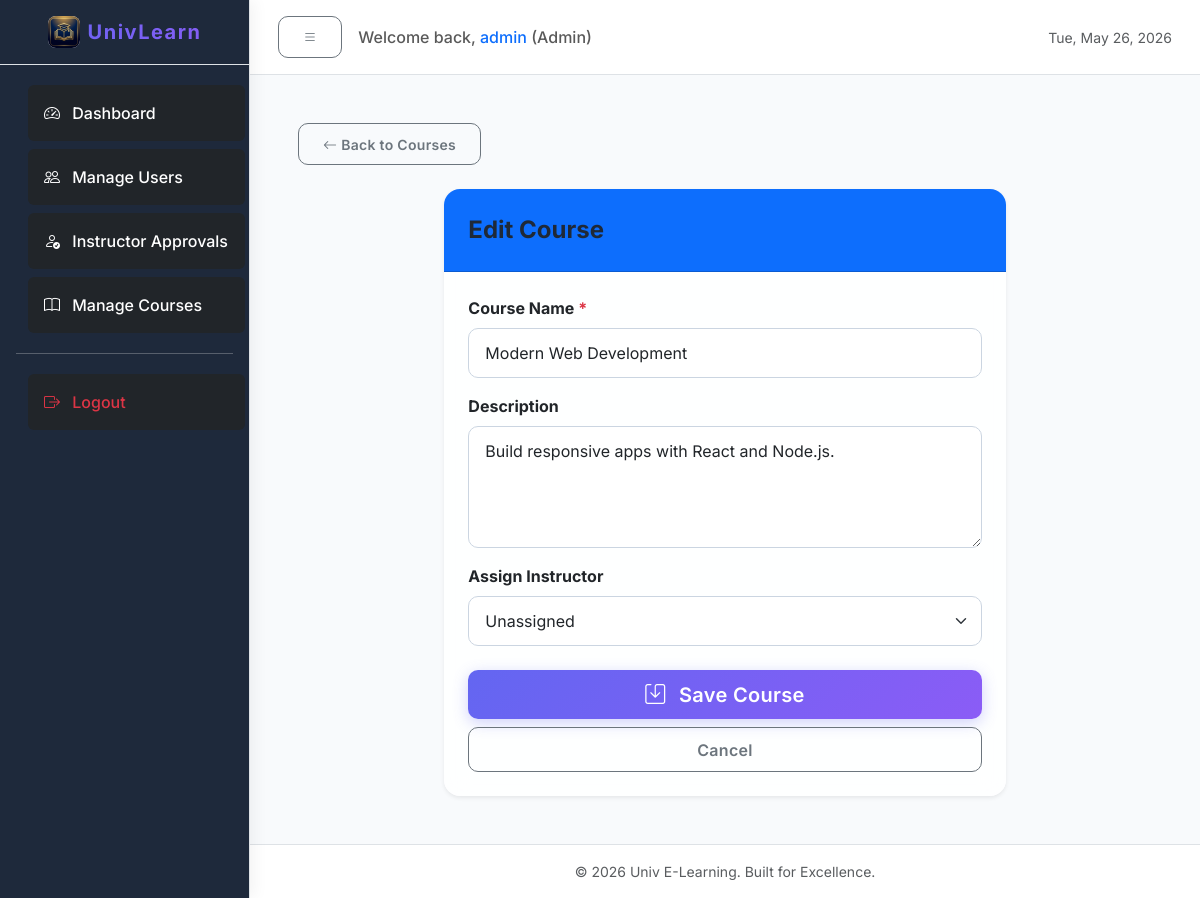
/index.php?page=admin-edit-course&id=2 (signed in), run on the app's committed database.
### tables this page shows
CREATE TABLE IF NOT EXISTS instructor_courses (
    InstructorCourseID INT AUTO_INCREMENT PRIMARY KEY,
    InstructorID INT NOT NULL,
    CourseID INT NOT NULL,
    AssignedAt TIMESTAMP DEFAULT CURRENT_TIMESTAMP,
    UNIQUE KEY unique_instructor_course (InstructorID, CourseID),
    FOREIGN KEY (InstructorID) REFERENCES users(UserID) ON DELETE CASCADE,
    FOREIGN KEY (CourseID) REFERENCES courses(CourseID) ON DELETE CASCADE
);

CREATE TABLE IF NOT EXISTS courses (
    CourseID INT AUTO_INCREMENT PRIMARY KEY,
    CourseName VARCHAR(100) NOT NULL,
    Description TEXT,
    CreatedAt TIMESTAMP DEFAULT CURRENT_TIMESTAMP
);

### app/controllers/AdminController.php (called while the page is built, shortened)
<?php
class AdminController {
    private $pdo;
    public function __construct($pdo) {
        $this->pdo = $pdo;
    }
    public function editCourse() {
        $course_id = $_GET['id'] ?? ($_POST['course_id'] ?? null);
        $stmt = $this->pdo->prepare("SELECT c.*, ic.InstructorID FROM courses c
                                     LEFT JOIN instructor_courses ic ON c.CourseID = ic.CourseID
                                     WHERE c.CourseID = ?
                                     LIMIT 1");
        $stmt->execute([$course_id]);
        $course = $stmt->fetch();
        require __DIR__ . '/../views/admin/edit_course.php';
    }
}

### app/views/admin/edit_course.php (the view, shortened to what this page needs)
<?php
include __DIR__ . '/../partials/header.php';
include __DIR__ . '/../partials/sidebar_v2.php';
?>
<div class="container-fluid p-4">
    <div class="mb-4">
        <a href="?page=admin-courses" class="btn btn-outline-secondary btn-sm">
            <i class="bi bi-arrow-left"></i> Back to Courses
        </a>
    </div>
    <div class="row justify-content-center">
        <div class="col-lg-8">
            <div class="card border-0 shadow-sm">
                <div class="card-header bg-primary text-white p-4">
                    <h4 class="card-title mb-0">Edit Course</h4>
                </div>
                <div class="card-body p-4">
                    <form method="POST">
                        <div class="mb-3">
                            <label for="course_name" class="form-label fw-bold">Course Name <span class="text-danger">*</span></label>
                            <input type="text" class="form-control" id="course_name" name="course_name" value="<?php echo htmlspecialchars($course['CourseName']); ?>" required>
                        </div>
                        <div class="mb-3">
                            <label for="description" class="form-label fw-bold">Description</label>
                            <textarea class="form-control" id="description" name="description" rows="4"><?php echo htmlspecialchars($course['Description'] ?? ''); ?></textarea>
                        </div>
                        <div class="mb-4">
                            <label for="instructor_id" class="form-label fw-bold">Assign Instructor</label>
                            <select class="form-select" id="instructor_id" name="instructor_id">
                                <option value="">Unassigned</option>
                            </select>
                        </div>
                        <div class="d-grid gap-2">
                            <button type="submit" class="btn btn-primary btn-lg">
                                <i class="bi bi-save me-2"></i> Save Course
                            </button>
                            <a href="?page=admin-courses" class="btn btn-outline-secondary">Cancel</a>
                        </div>
                    </form>
                </div>
            </div>
        </div>
    </div>
</div>
<?php include __DIR__ . '/../partials/footer.php'; ?>

### public/css/style.css (style rules this page uses)
:root { --primary-color: #6366f1; --primary-hover: #4f46e5; --secondary-color: #8b5cf6; --dark-bg: #0f172a; --sidebar-bg: #1e293b; --text-main: #1f2937; --text-muted: #64748b; --glass-bg: rgba(255, 255, 255, 0.85); --glass-border: rgba(255, 255, 255, 0.3); }
body { font-family: 'Inter', 'Segoe UI', sans-serif; color: var(--text-main); background-color: #f8fafc; -webkit-font-smoothing: antialiased; }
html, body { max-width: 100%; overflow-x: hidden; }
.card { border: 1px solid rgba(255, 255, 255, 0.6); border-radius: 16px; background: var(--glass-bg); backdrop-filter: blur(12px); -webkit-backdrop-filter: blur(12px); box-shadow: 0 8px 32px rgba(0, 0, 0, 0.05); transition: transform 0.3s cubic-bezier(0.34, 1.56, 0.64, 1), box-shadow 0.3s ease; overflow: hidden; }
.card-title { font-weight: 700; color: var(--text-main); line-height: 1.4; }
.btn { border-radius: 10px; font-weight: 600; padding: 0.6rem 1.5rem; transition: all 0.3s ease; text-transform: none; letter-spacing: 0.3px; }
.btn-primary { background: linear-gradient(135deg, var(--primary-color), var(--secondary-color)); border: none; box-shadow: 0 4px 15px rgba(99, 102, 241, 0.3); }
.form-control, .form-select { border-radius: 10px; padding: 0.75rem 1rem; border: 1px solid #cbd5e1; background-color: rgba(255, 255, 255, 0.9); transition: all 0.3s ease; }

### data on the page
instructor_courses: course_name "Modern Web Development", description "Build responsive apps with React and Node.js."

### other printed values
$_SESSION['username'] "admin"
$_SESSION['user_type'] "Admin"
APP_NAME "Univ E-Learning"
